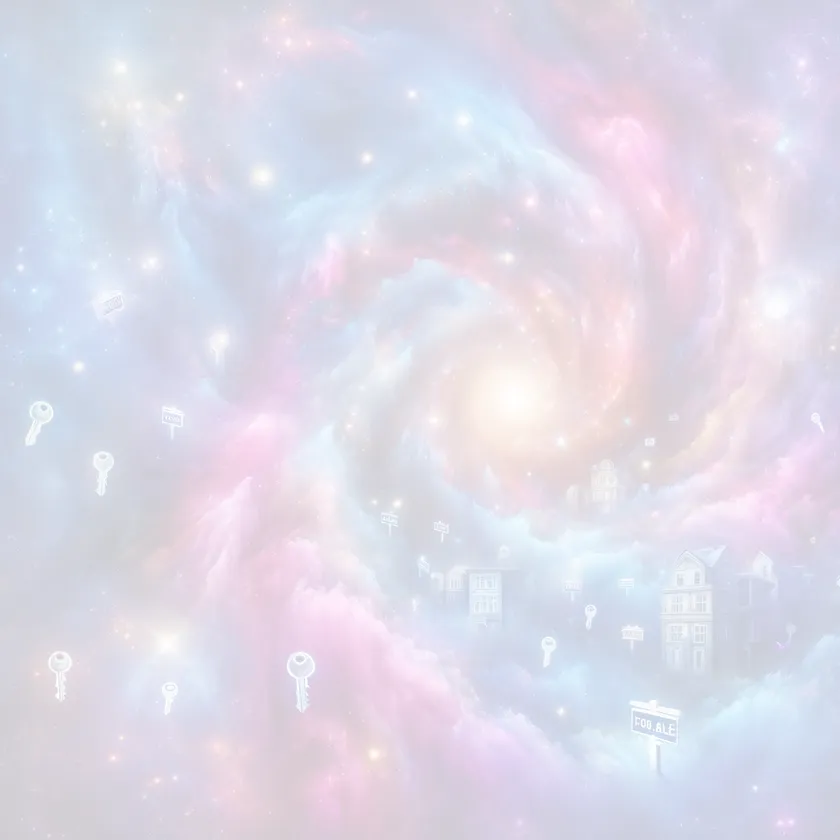
#> input picture ooga.webp, 840 x 840 px, shrunk from 1024 x 1024 before the run, found by its file name
$ python transparency.py
#> lines starting #> are read from the running program, lines starting #| are printed output that depends on the picture
from PIL import Image


def fade_image(image_path, fade_factor):
    """
    Applies a fading effect to an image by blending it with a white background.
    :param image_path: Path to the image file.
    :param fade_factor: Integer between 1 and 100 indicating the fade percentage.
    """
#> called with image_path = 'ooga.webp', fade_factor = 20
    # Ensure fade_factor is within the expected range
    if not 1 <= fade_factor <= 100:
        raise ValueError("Fade factor must be between 1 and 100.")

    # Open the image
    img = Image.open(image_path).convert("RGBA")

    # Create a white background image
    white_bg = Image.new("RGBA", img.size, (255, 255, 255, 255))
#> white_bg: PIL image 840x840 RGBA; every value is 255

    # Calculate the alpha for blending
    alpha = fade_factor / 100

    # Blend the original image with the white background
    faded_img = Image.blend(white_bg, img, alpha)
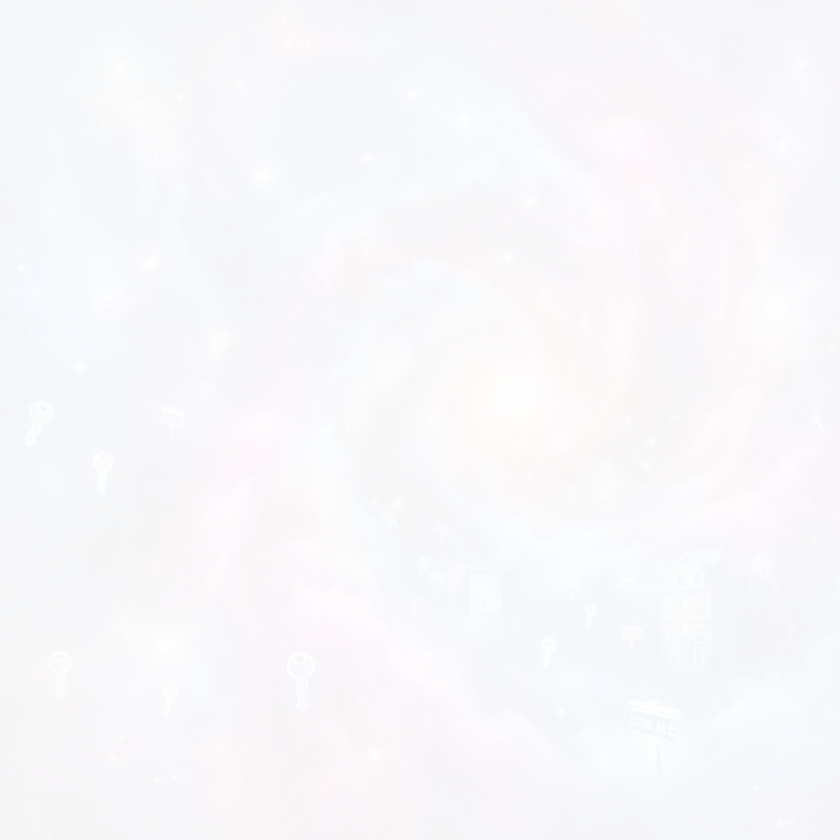
#> faded_img: PIL image 840x840 RGBA; mean R, G, B, A 248.1, 247.5, 250.1, 255

    # Save the faded image
    faded_img_path = image_path.replace(
        ".jpeg", "_faded.png"
    )  # Ensure saving as PNG to preserve transparency
    faded_img.save(faded_img_path, "PNG")

    return faded_img_path


def convert_webp_to_jpeg(image_path):
    """
    Converts a WEBP image to JPEG format.
    :param image_path: Path to the WEBP image file.
    """
#> called with image_path = 'ooga.webp'
    if not image_path.lower().endswith(".webp"):
        raise ValueError("Input file must be a WEBP image.")

    # Open the WEBP image
    img = Image.open(image_path)

    # Define the output path
    output_path = image_path.replace(".webp", ".jpeg")

    # Convert and save the image in JPEG format
    img.convert("RGB").save(output_path, "jpeg")

    return output_path


fade_image("ooga.webp", 20)
convert_webp_to_jpeg("ooga.webp")
